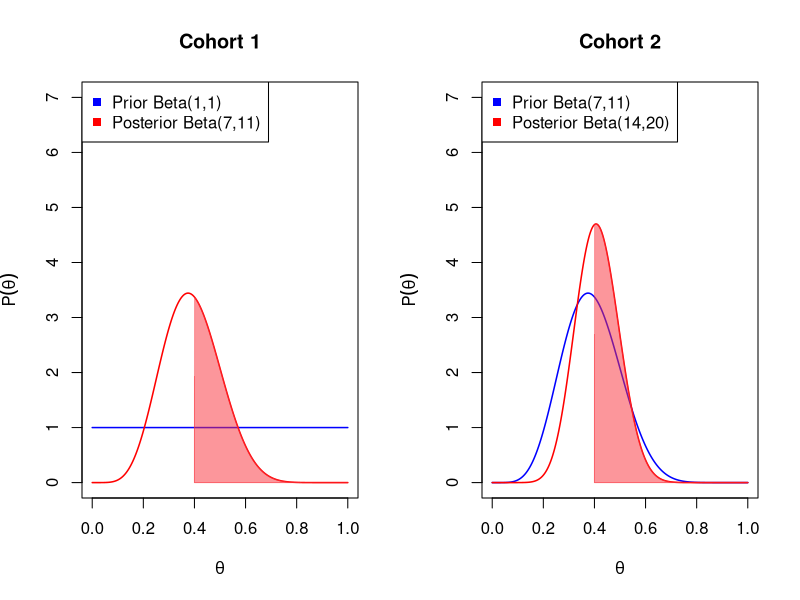

The R source for this figure:
## ---- chunk 1

#We pick a cohortsize and generate a population of 2*cohortsize with response rate = 0.55
cohortsize <- 16
patients <- rbinom(2*cohortsize, 1, 0.55)

#We compute the parameters of the prior and posterior distributions
a1 <- sum(patients[1:cohortsize])+1
b1 <- cohortsize-sum(patients[1:cohortsize])+1
a2 <- sum(patients[1:(2*cohortsize)])+1
b2 <- (2*cohortsize)-sum(patients[1:(2*cohortsize)])+1

par(mfrow = c(1,2))

#x-axis
x <- seq(0, 1, length.out=1000)

#After first group
prior <- dbeta(x, 1, 1)
posterior <- dbeta(x, a1, b1)
plot(x, prior, type = "l", main = bquote("Cohort 1"), xlab = bquote(theta), ylab = bquote("P" (theta) ), ylim=c(0,7), col = "blue", lwd = 1.5)
lines(x, posterior, col = "red", lwd = 1.5)
fillcol <- rgb(0.976, 0.184, 0.223, 0.5)
polygon(c(x[x>=0.4], max(x), 0.4), c(posterior[x>=0.4], 0, 0), angle = 45, col= fillcol, border = fillcol)
legend("topleft",
       legend = c("Prior Beta(1,1)", paste0('Posterior Beta(', a1,',' ,b1, ')')),
       col = c("blue", "red"),
       pch = c(15,15))

#After second group
prior <- dbeta(x, a1, b1)
posterior <- dbeta(x, a2, b2)
plot(x, prior, type = "l", main = bquote("Cohort 2"), xlab = bquote(theta), ylab = bquote("P" (theta) ), ylim=c(0,7), col = "blue", lwd = 1.5)
lines(x, posterior, col = "red", lwd = 1.5)
polygon(c(x[x>=0.4], max(x), 0.4), c(posterior[x>=0.4], 0, 0), angle = 45, col= fillcol, border = fillcol)
legend("topleft",
       legend = c(paste0('Prior Beta(', a1,',' ,b1, ')'), paste0('Posterior Beta(', a2,',' ,b2, ')')),
       col = c("blue", "red"),
       pch = c(15,15))
## ---- chunk 2
OneTrial <- function(cohorts = c(5,5,5,5),
                     responserate_i = 0.4,
                     responserate_ii = 0.6,
                     rr_decision = 0.4,
                     pcutoff = 0.95){
  
  #Prior selection
  alpha_prior <- 1
  beta_prior <- 1
  
  #Number of simulations, note that the total number of simulation runs is 2*nsim
  nsim <- 1000
  
  #Variables to keep track of TP's, FP's etc...
  tp <- 0
  fp <- 0
  fn <- 0
  tn <- 0
  biassum <- 0
  
  #We also want to know on average how much patients we use
  psum <- 0
  
  
  #Type I error rate
  for(i in 1:nsim){
    
    #Sample from population
    responserate <- responserate_i
    patients <- rbinom(sum(cohorts), 1, responserate)
    
    #Initialization of true and concluded hypotheses
    true_hyp <- 0
    concluded_hyp <- 0
    
    #Store parameters of the posterior distribution for bias computation 
    alpha_posterior_bc <- 0 
    beta_posterior_bc <- 0
    
    #Run trial
    for (j in 1:length(cohorts)) {
      
      #Find number of patients and successes after j nrounds
      num_patients <- sum(cohorts[1:j])
      successes <- sum(patients[1:num_patients])

      #Compute beliefs
      alpha_posterior <- successes + alpha_prior
      beta_posterior <- num_patients - successes  + beta_prior
      c_theta = 1-pbeta(rr_decision, alpha_posterior, beta_posterior)
      
      #Update outerloop variables for bias computation
      alpha_posterior_bc <- alpha_posterior 
      beta_posterior_bc <- beta_posterior
      
      if (c_theta > pcutoff){
        concluded_hyp <- 1
        break
      }
      
      
    }
    
    #Update outerloop variables
    if(concluded_hyp == 0) {
        # h0 is true, we conclude h0
        tn <- tn + 1
      }else{
        #h0 is true, we conclude h1
        fp <- fp + 1
      }
    
    #Update biassum
    mean_post <- alpha_posterior_bc / (alpha_posterior_bc +     beta_posterior_bc)
    biassum <- biassum + (responserate_i - mean_post)
    
    #Update psum
    psum <- psum + num_patients
    
  }
  
  #Type II error rate / Power
  for(i in 1:nsim){
    
    #Sample from population
    #Response rate ligt nu tussen de rr_decision value en 1 in
    responserate <- responserate_ii
    patients <- rbinom(sum(cohorts), 1, responserate)
    
    #Initialization of true and concluded hypotheses
    true_hyp <- 1
    concluded_hyp <- 0
    
    alpha_posterior_bc <- 0 
    beta_posterior_bc <- 0
    
    #Run trial
    for (j in 1:length(cohorts)) {
      
      #Find number of patients and successes after j nrounds
      num_patients <- sum(cohorts[1:j])
      successes <- sum(patients[1:num_patients])
      
      #Compute beliefs
      alpha_posterior <- successes + alpha_prior
      beta_posterior <- num_patients - successes  + beta_prior
      c_theta = 1-pbeta(rr_decision, alpha_posterior, beta_posterior)
      
      alpha_posterior_bc <- alpha_posterior 
      beta_posterior_bc <- beta_posterior
      
      if (c_theta > pcutoff){
        concluded_hyp <- 1
        break
      }
    }
    
    #Update outerloop variables
    if(concluded_hyp == 0){
        # h0 is false, we conclude h0
        fn <- fn + 1
      }else{
        # h0 is false, we conclude h1
        tp <- tp + 1
      }
    
    #Update biassum
    mean_post <- alpha_posterior_bc / (alpha_posterior_bc +     beta_posterior_bc)
    biassum + (responserate_ii - mean_post)
    
    #Update psum
    psum <- psum + num_patients
    
  }
  
  
  
  #Return the summary of the simulated trial
  values <- c(cohorts[1], sum(cohorts), rr_decision, pcutoff, fp/(fp+tn), fn/(fn+tp), 1-fn/(fn+tp), biassum / (2*nsim), psum / (2*nsim), responserate_i, responserate_ii)
  output <- matrix(values, 
                   nrow = 1, 
                   ncol = 11)
  colnames(output) <- c('nmin', 'nmax', 'rr_decision', 'pcutoff', 'Type I Error rate', 'Type II Error rate', 'Power', 'Bias', 'avg(n)', 'Response rate I', 'Response rate II')
  
  return(output)
  
}

## ---- chunk 3
OneTrial(cohorts = c(5,5,5),
                     responserate_i = 0.4,
                     responserate_ii = 0.6,
                     rr_decision = 0.4,
                     pcutoff = 0.95)
## ---- chunk 4
set.seed(0)

#Designs D7-D12
#Same size in cohorts, all else unchanged (ptrue = 0.50)
OneTrial(cohorts = c(156), responserate_i = 0.4, responserate_ii = 0.5, rr_decision = 0.4)
OneTrial(cohorts = c(78,78), responserate_i = 0.4, responserate_ii = 0.5, rr_decision = 0.4)
OneTrial(cohorts = c(52,52,52), responserate_i = 0.4, responserate_ii = 0.5, rr_decision = 0.4)
OneTrial(cohorts = c(39,39,39,39), responserate_i = 0.4, responserate_ii = 0.5, rr_decision = 0.4)
OneTrial(cohorts = c(31,31,31,31,31), responserate_i = 0.4, responserate_ii = 0.5, rr_decision = 0.4)
OneTrial(cohorts = rep(1, 156), responserate_i = 0.4, responserate_ii = 0.5, rr_decision = 0.4)

print('--- break ---', quote = F)

#Designs: D1-D6
#Same size in cohorts, but we start from a fixed sample calc with small effect size (ptrue = 0.45)
OneTrial(cohorts = c(605), responserate_i = 0.4, responserate_ii = 0.45, rr_decision = 0.4)
OneTrial(cohorts = c(303,303), responserate_i = 0.4, responserate_ii = 0.45, rr_decision = 0.4)
OneTrial(cohorts = c(202,202,202), responserate_i = 0.4, responserate_ii = 0.45, rr_decision = 0.4)
OneTrial(cohorts = c(152,152,152,152), responserate_i = 0.4, responserate_ii = 0.45, rr_decision = 0.4)
OneTrial(cohorts = c(122,122,122,122,122), responserate_i = 0.4, responserate_ii = 0.45, rr_decision = 0.4)
OneTrial(cohorts = rep(1, 603), responserate_i = 0.4, responserate_ii = 0.45, rr_decision = 0.4)

print('--- break ---', quote = F)

#Designs: D13-D15
#Same size in cohorts, but we start from a fixed sample calc with big effect size (ptrue = 0.55)
OneTrial(cohorts = c(69), responserate_i = 0.4, responserate_ii = 0.55, rr_decision = 0.4)
OneTrial(cohorts = c(35,35), responserate_i = 0.4, responserate_ii = 0.55, rr_decision = 0.4)
OneTrial(cohorts = c(23,23,23), responserate_i = 0.4, responserate_ii = 0.55, rr_decision = 0.4)

## ---- chunk 5
set.seed(0)

#D16
#More stringent cutoff value
OneTrial(cohorts = c(78,78), responserate_i = 0.4, responserate_ii = 0.5, rr_decision = 0.4, pcutoff = 0.9642)

#D17
#Increase n in combination with cutoff value
OneTrial(cohorts = c(52,52,52,52), responserate_i = 0.4, responserate_ii = 0.5, rr_decision = 0.4, pcutoff = 0.985)

#D18
#Only increasing n does not bring us much
OneTrial(cohorts = c(52,52,52,52), responserate_i = 0.4, responserate_ii = 0.5, rr_decision = 0.4, pcutoff = 0.95)

#D19
OneTrial(cohorts = c(152,152,152,152), responserate_i = 0.4, responserate_ii = 0.475, rr_decision = 0.4, pcutoff = 0.98)
